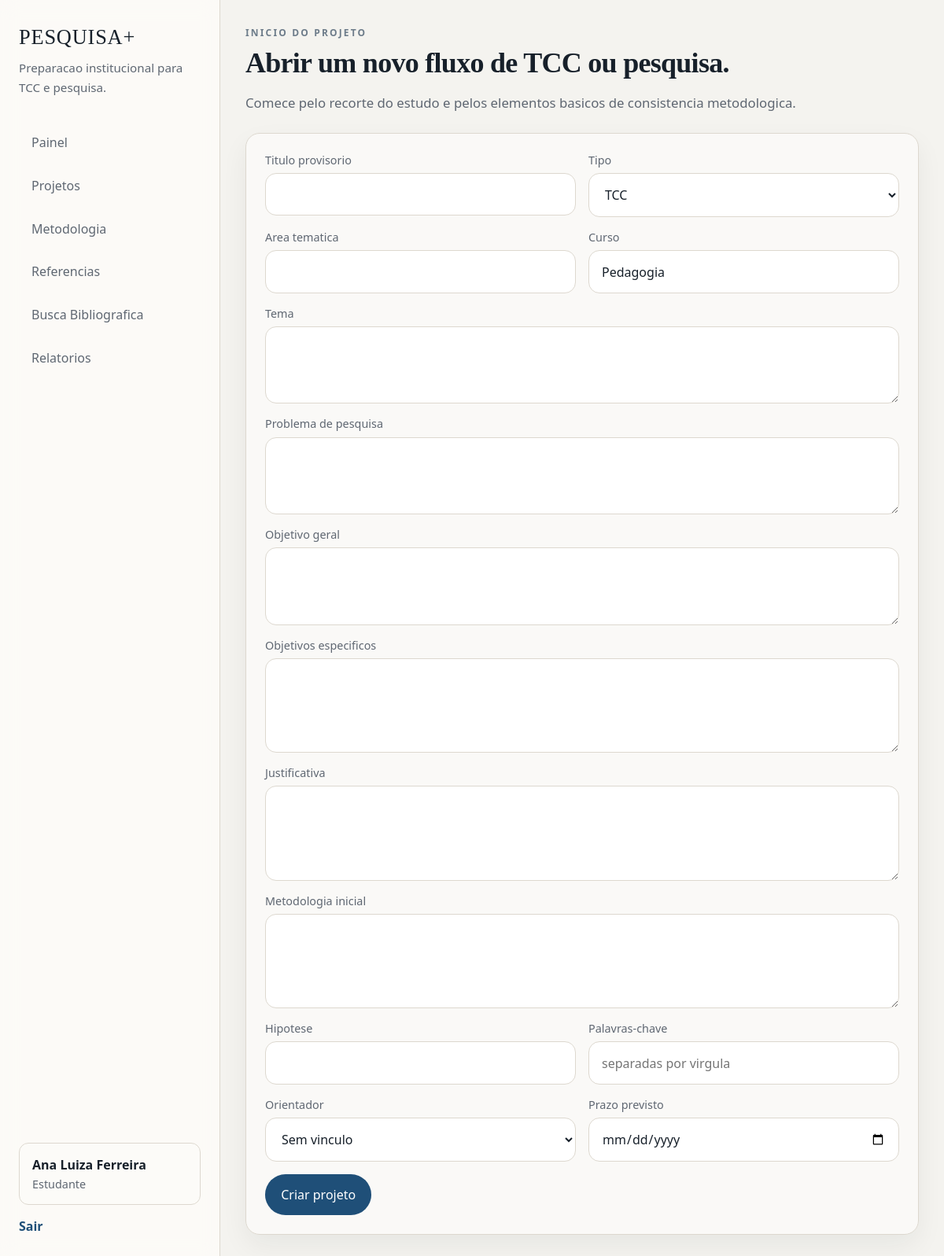
The app's page /projects/create (signed in) with its own data.
### app/models/domain.py (models this page shows, shortened)
class User(UserMixin, db.Model):
    __tablename__ = "users"
    id = db.Column(db.Integer, primary_key=True)
    full_name = db.Column(db.String(120), nullable=False)
    email = db.Column(db.String(120), unique=True, nullable=False, index=True)
    password_hash = db.Column(db.String(255), nullable=False)
    role_id = db.Column(db.Integer, db.ForeignKey("roles.id"), nullable=False)
    course_name = db.Column(db.String(120))
    institution = db.Column(db.String(120))
    created_at = db.Column(db.DateTime, default=utcnow, nullable=False)
    last_login_at = db.Column(db.DateTime)
    is_active_user = db.Column(db.Boolean, default=True, nullable=False)
    role = db.relationship("Role", back_populates="users")
    student_profile = db.relationship("StudentProfile", back_populates="user", uselist=False)
    teacher_profile = db.relationship("TeacherProfile", back_populates="user", uselist=False)
    student_projects = db.relationship(
        "ResearchProject",
        back_populates="student",
        foreign_keys="ResearchProject.student_id",
    )
    advised_projects = db.relationship(
        "ResearchProject",
        back_populates="advisor",
        foreign_keys="ResearchProject.advisor_id",
    )
    audit_logs = db.relationship("AuditLog", back_populates="user")
    report_snapshots = db.relationship("ReportSnapshot", back_populates="generated_by")
    @property
    def role_slug(self):
        return self.role.slug if self.role else None
    @property
    def active_project(self):
        if not self.student_projects:
            return None
        return sorted(self.student_projects, key=lambda item: item.updated_at or item.created_at, reverse=True)[0]
    @property
    def is_active(self):
        return self.is_active_user

class Role(db.Model):
    __tablename__ = "roles"
    id = db.Column(db.Integer, primary_key=True)
    slug = db.Column(db.String(50), unique=True, nullable=False)
    name = db.Column(db.String(80), nullable=False)
    description = db.Column(db.Text)
    users = db.relationship("User", back_populates="role")

### app/projects/routes.py (the view, shortened to what this page needs)
@projects_bp.route("/create", methods=["GET", "POST"])
@login_required
@role_required("student")
def create():
    advisors = User.query.join(User.role).filter(Role.slug == "advisor").order_by(User.full_name).all()
    return render_template("projects/create.html", advisors=advisors)

### app/__init__.py (called while the page is built)
def create_app(config_class=DevelopmentConfig):
    load_dotenv()
    app = Flask(__name__)
    app.config.from_object(config_class)
    db.init_app(app)
    login_manager.init_app(app)
    from .models import domain  # noqa: F401
    from .models import load_user  # noqa: F401
    app.register_blueprint(main_bp)
    app.register_blueprint(auth_bp)
    app.register_blueprint(projects_bp)
    app.register_blueprint(methodology_bp)
    app.register_blueprint(references_bp)
    app.register_blueprint(bibliographic_search_bp)
    app.register_blueprint(advisor_bp)
    app.register_blueprint(admin_bp)
    app.register_blueprint(reports_bp)
    register_commands(app)
    @app.context_processor
    def inject_shell():
        return {
            "app_name": app.config["APP_NAME"],
            "institution_name": app.config["INSTITUTION_NAME"],
        }
    return app

### app/models/__init__.py (called while the page is built)
@login_manager.user_loader
def load_user(user_id):
    return db.session.get(User, int(user_id))

### app/templates/projects/create.html (shortened to what this page needs)
{% extends 'base.html' %}
{% block content %}
<section class="page-shell">
    <div class="page-header">
        <p class="eyebrow">Inicio do projeto</p>
        <h1 class="page-title">Abrir um novo fluxo de TCC ou pesquisa.</h1>
        <p class="page-subtitle">Comece pelo recorte do estudo e pelos elementos basicos de consistencia metodologica.</p>
    </div>
    <form method="post" class="panel form-grid two-columns">
        <label class="field"><span>Titulo provisorio</span><input type="text" name="title" required></label>
        <label class="field"><span>Tipo</span><select name="project_type"><option>TCC</option><option>Iniciacao Cientifica</option><option>Artigo</option></select></label>
        <label class="field"><span>Area tematica</span><input type="text" name="thematic_area"></label>
        <label class="field"><span>Curso</span><input type="text" name="course_name" value="{{ current_user.course_name }}"></label>
        <label class="field full-span"><span>Tema</span><textarea name="theme" rows="3"></textarea></label>
        <label class="field full-span"><span>Problema de pesquisa</span><textarea name="research_problem" rows="3"></textarea></label>
        <label class="field full-span"><span>Objetivo geral</span><textarea name="general_objective" rows="3"></textarea></label>
        <label class="field full-span"><span>Objetivos especificos</span><textarea name="specific_objectives" rows="4"></textarea></label>
        <label class="field full-span"><span>Justificativa</span><textarea name="justification" rows="4"></textarea></label>
        <label class="field full-span"><span>Metodologia inicial</span><textarea name="methodology_summary" rows="4"></textarea></label>
        <label class="field"><span>Hipotese</span><input type="text" name="hypothesis"></label>
        <label class="field"><span>Palavras-chave</span><input type="text" name="keywords" placeholder="separadas por virgula"></label>
        <label class="field"><span>Orientador</span><select name="advisor_id"><option value="">Sem vinculo</option>{% for advisor in advisors %}<option value="{{ advisor.id }}">{{ advisor.full_name }}</option>{% endfor %}</select></label>
        <label class="field"><span>Prazo previsto</span><input type="date" name="target_completion_date"></label>
        <div class="form-actions full-span">
            <button type="submit" class="button button-primary">Criar projeto</button>
        </div>
    </form>
</section>
{% endblock %}

### app/templates/base.html (shortened to what this page needs)
<!doctype html>
<html lang="pt-BR">
<head>
    <link rel="stylesheet" href="{{ url_for('static', filename='css/app.css') }}">
</head>
<body class="{% if current_user.is_authenticated %}app-body{% else %}public-body{% endif %}">
    {% if current_user.is_authenticated %}<div class="app-shell">
        <aside class="sidebar">
            <div class="brand-block">
                <a href="{{ url_for('main.dashboard') }}" class="brand-link">{{ app_name }}</a>
                <p class="brand-meta">Preparacao institucional para TCC e pesquisa.</p>
            </div>
            <nav class="nav-block">
                <a href="{{ url_for('main.dashboard') }}" class="nav-link">Painel</a>
                <a href="{{ url_for('projects.index') }}" class="nav-link">Projetos</a>
                <a href="{{ url_for('methodology.index') }}" class="nav-link">Metodologia</a>
                {% if current_user.role_slug == 'student' and current_user.active_project %}
                    <a href="{{ url_for('references.project_references', project_id=current_user.active_project.id) }}" class="nav-link">Referencias</a>
                    <a href="{{ url_for('bibliographic_search.index', project_id=current_user.active_project.id) }}" class="nav-link">Busca Bibliografica</a>
                {% endif %}
                <a href="{{ url_for('reports.index') }}" class="nav-link">Relatorios</a>
            </nav>
            <div class="sidebar-footer">
                <div class="user-chip">
                    <strong>{{ current_user.full_name }}</strong>
                    <span>{{ current_user.role.name }}</span>
                </div>
                <a href="{{ url_for('auth.logout') }}" class="text-link">Sair</a>
            </div>
        </aside>
        <main class="main-panel">
    {% else %}
        {% include 'partials/_flash.html' %}
    {% endif %}
    {% block content %}{% endblock %}
    {% if current_user.is_authenticated %}
        </main>
    </div>
    {% endif %}
</body>
</html>

### app/static/css/app.css (style rules this page uses)
:root { --bg: #f4f3ef; --surface: #fcfbf8; --surface-strong: #ffffff; --line: #ddd8cf; --line-strong: #c8c1b7; --text: #17202a; --muted: #5f6772; --primary: #1f4f78; --primary-soft: #e9f0f6; --accent: #6d7c8a; --success: #3d6b57; --success-soft: #e6f1ea; --warning: #9a6a2f; --warning-soft: #f8ecdd; --danger: #9c4c4c; --danger-soft: #f6e7e7; --shadow: 0 14px 34px rgba(23, 32, 42, 0.06); --radius: 18px; --radius-sm: 12px; --space-1: 0.35rem; --space-2: 0.65rem; --space-3: 1rem; --space-4: 1.5rem; --space-5: 2rem; --space-6: 3rem; --font-body: "Segoe UI", "Aptos", "Trebuchet MS", sans-serif; --font-heading: Georgia, Cambria, "Times New Roman", serif; }
* { box-sizing: border-box; }
html { scroll-behavior: smooth; }
body { margin: 0; font-family: var(--font-body); color: var(--text); background: var(--bg); }
a { color: inherit; text-decoration: none; }
p, li { line-height: 1.65; }
input, textarea, select, button { font: inherit; }
.app-body { min-height: 100vh; }
.app-shell { min-height: 100vh; display: grid; grid-template-columns: 280px minmax(0, 1fr); }
.sidebar { position: sticky; top: 0; min-height: 100vh; padding: var(--space-5) var(--space-4); background: rgba(252, 251, 248, 0.92); backdrop-filter: blur(12px); border-right: 1px solid var(--line); display: flex; flex-direction: column; gap: var(--space-5); }
.brand-link { display: inline-block; font-family: var(--font-heading); font-size: 1.65rem; letter-spacing: 0.03em; }
.brand-meta { margin: 0.7rem 0 0; color: var(--muted); font-size: 0.95rem; }
.nav-block { display: flex; flex-direction: column; gap: 0.35rem; }
.nav-link { padding: 0.85rem 1rem; border-radius: 999px; color: var(--muted); transition: background-color 0.2s ease, color 0.2s ease, transform 0.2s ease; }
.sidebar-footer { margin-top: auto; display: flex; flex-direction: column; gap: 1rem; }
.user-chip { padding: 1rem; background: var(--surface); border: 1px solid var(--line); border-radius: var(--radius-sm); }
.user-chip strong, .user-chip span { display: block; }
.user-chip span { color: var(--muted); margin-top: 0.25rem; font-size: 0.9rem; }
.main-panel { padding: var(--space-5); }
.page-shell { max-width: 1240px; margin: 0 auto; display: flex; flex-direction: column; gap: var(--space-4); }
.page-header { max-width: 920px; }
.eyebrow, .panel-label { margin: 0 0 0.6rem; text-transform: uppercase; letter-spacing: 0.18em; color: var(--accent); font-size: 0.75rem; font-weight: 700; }
.page-title, .hero-title { margin: 0; font-family: var(--font-heading); font-weight: 600; line-height: 1.1; letter-spacing: -0.02em; }
.page-title { font-size: clamp(2rem, 3vw, 3.3rem); }
.page-subtitle, .hero-copy { margin: 1rem 0 0; color: var(--muted); font-size: 1.05rem; max-width: 780px; }
.hero-panel, .hero-card, .panel, .metric-card, .module-card, .auth-card, .reference-item, .stage-card { background: rgba(252, 251, 248, 0.86); border: 1px solid var(--line); border-radius: var(--radius); box-shadow: var(--shadow); }
.hero-actions, .tag-row, .form-actions { display: flex; gap: 0.85rem; flex-wrap: wrap; }
.panel { padding: 1.5rem; }
.button, .icon-button, .toggle-check { display: inline-flex; align-items: center; justify-content: center; gap: 0.45rem; border-radius: 999px; padding: 0.86rem 1.2rem; border: 1px solid transparent; cursor: pointer; transition: transform 0.18s ease, background-color 0.2s ease, border-color 0.2s ease; }
.button-primary { background: var(--primary); color: white; }
.text-link { color: var(--primary); font-weight: 600; }
.form-grid { display: grid; gap: 1rem; }
.two-columns { grid-template-columns: repeat(2, minmax(0, 1fr)); }
.full-span { grid-column: 1 / -1; }
.field, .checkbox-field { display: flex; flex-direction: column; gap: 0.45rem; }
.field span { font-size: 0.9rem; color: var(--muted); }
.field input, .field textarea, .field select, .toolbar-form input, .toolbar-form select, .inline-form textarea { width: 100%; border: 1px solid var(--line); border-radius: 14px; background: var(--surface-strong); padding: 0.95rem 1rem; color: var(--text); }
.field textarea, .inline-form textarea, .editor-area { resize: vertical; }

### records on screen
User: full_name "Ana Luiza Ferreira", course_name "Pedagogia"
Role: role.name "Estudante"

### other values on screen
{{ app_name }} "PESQUISA+"
